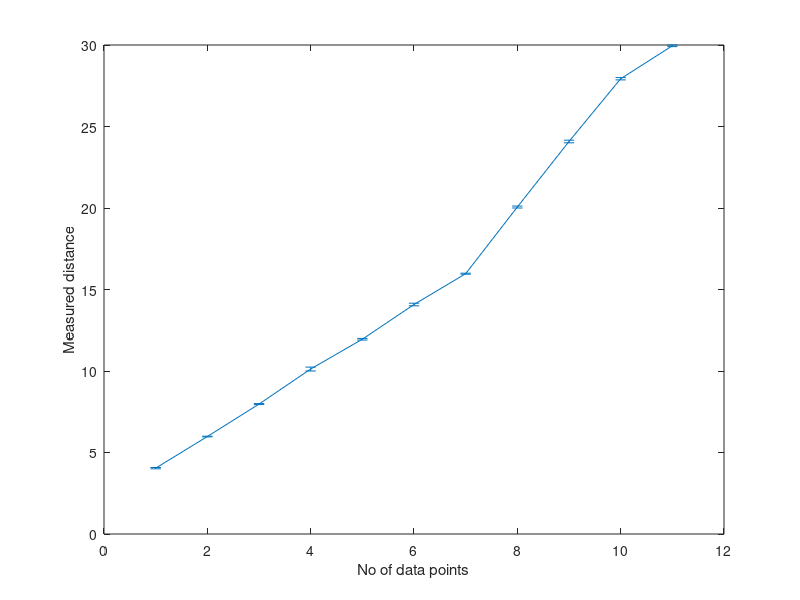

Here is the MATLAB script that generated this plot:
x = 1:11;
r = [4.04 5.98 7.97 10.12 11.95 14.08 15.97 20.06 24.08 27.93 29.95]; 
err = [0.04 0.02 0.03 0.12 0.05 0.08 0.03 0.06 0.08 0.07 0.05];
errorbar(x,r,err)
xlabel('No of data points');
ylabel('Measured distance');